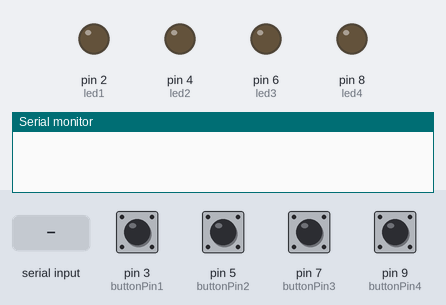
Recording of a sketch running on a simulated Arduino Uno, built with avr-gcc and run on an emulated ATmega328P. Parts: output pins drawn as LEDs (lit = HIGH), the last lines printed to the serial monitor. The inputs (shaded band) are chosen by the test bench; at power-on: pin 3 (buttonPin1), pin 5 (buttonPin2), pin 7 (buttonPin3), pin 9 (buttonPin4) LOW.

Above: at 1.2 s.
1.3 s: "b" received over Serial
At 2.3 s:
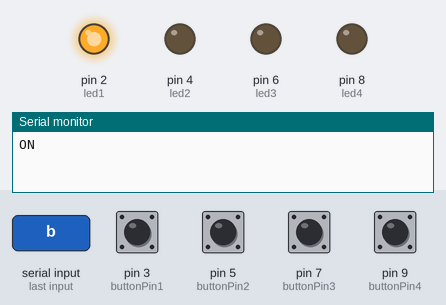
2.8 s: "d" received over Serial
At 3.5 s:
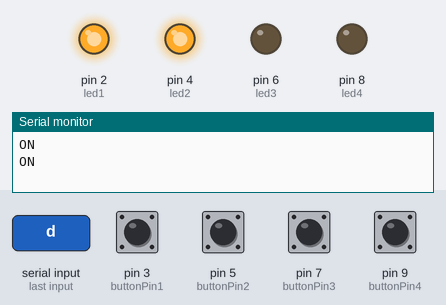
4.3 s: "a" received over Serial
At 4.6 s:
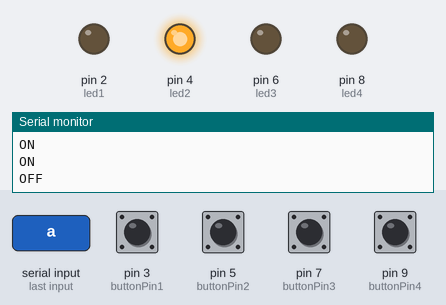
5.8 s: "f" received over Serial
At 7.0 s:
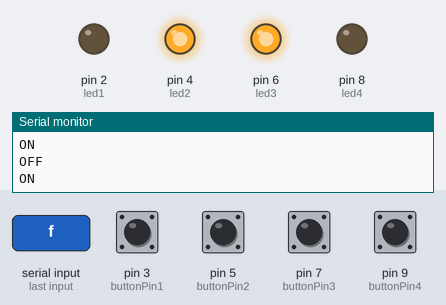
7.3 s: "c" received over Serial
At 8.1 s:
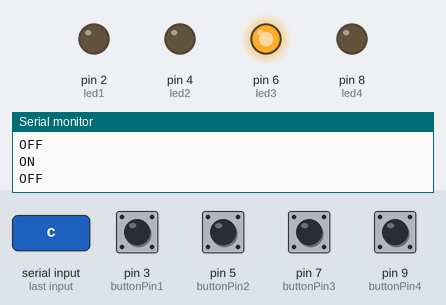
8.8 s: "h" received over Serial
At 9.2 s:
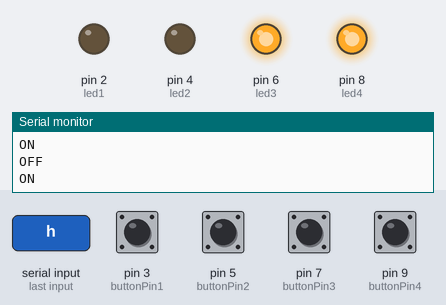
Timing chart, 0 to 11.3 s (numbered marks = the images above; inputs shaded):
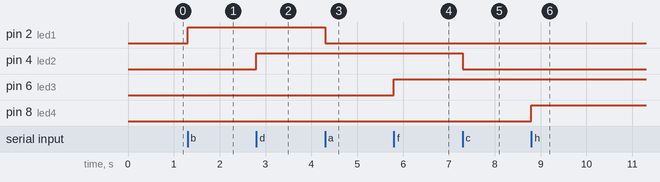

The sketch:

sketch_dec12a.ino
```cpp
int option;
int led1 = 2;
int buttonPin1 = 3;
int buttonState1 = 0;
int led2 = 4;
int buttonPin2 = 5;
int buttonState2 = 0;
int led3 = 6;
int buttonPin3 = 7;
int buttonState3 = 0;
int led4 = 8;
int buttonPin4 = 9;
int buttonState4 = 0;

void setup(){
  Serial.begin(9600);
  pinMode(led1, OUTPUT);
  pinMode(buttonPin1, INPUT);
  pinMode(led2, OUTPUT);
  pinMode(buttonPin2, INPUT);
  pinMode(led3, OUTPUT);
  pinMode(buttonPin3, INPUT);
  pinMode(led4, OUTPUT);
  pinMode(buttonPin4, INPUT);
}

void loop(){
  if (Serial.available()>0){
    //leemos la opcion enviada
    option=Serial.read();
    if(option=='a') {
      digitalWrite(led1, LOW);
      Serial.println("OFF");
    }
    if(option=='b') {
      digitalWrite(led1, HIGH);
      Serial.println("ON");
    }
    /////////////////////////////////////////
    if(option=='c') {
      digitalWrite(led2, LOW);
      Serial.println("OFF");
    }
    if(option=='d') {
      digitalWrite(led2, HIGH);
      Serial.println("ON");
    }
    ////////////////////////////////////////
    if(option=='e') {
      digitalWrite(led3, LOW);
      Serial.println("OFF");
    }
    if(option=='f') {
      digitalWrite(led3, HIGH);
      Serial.println("ON");
    }
    ////////////////////////////////////////
    if(option=='g') {
      digitalWrite(led4, LOW);
      Serial.println("OFF");
    }
    if(option=='h') {
      digitalWrite(led4, HIGH);
      Serial.println("ON");
    }
  }
  buttonState1 = digitalRead(buttonPin1);
  buttonState2 = digitalRead(buttonPin2);
  buttonState3 = digitalRead(buttonPin3);
  buttonState4 = digitalRead(buttonPin4);
  if (buttonState1 == HIGH) {
  Serial.println("Rojo");
  delay(500);
  }
  if (buttonState2 == HIGH) {
  Serial.println("Azul");
  delay(500);
  }
  if (buttonState3 == HIGH) {
  Serial.println("Amarillo");
  delay(500);
  }
  if (buttonState4 == HIGH) {
  Serial.println("Verde");
  delay(500);
  }
}
```

Measured:
- after the input at 1.3 s, pin 2 (led1): LOW → HIGH at once
- after the input at 2.8 s, pin 4 (led2): LOW → HIGH at once
- after the input at 4.3 s, pin 2 (led1): HIGH → LOW at once
- after the input at 5.8 s, pin 6 (led3): LOW → HIGH at once
- after the input at 7.3 s, pin 4 (led2): HIGH → LOW at once
- after the input at 8.8 s, pin 8 (led4): LOW → HIGH at once
